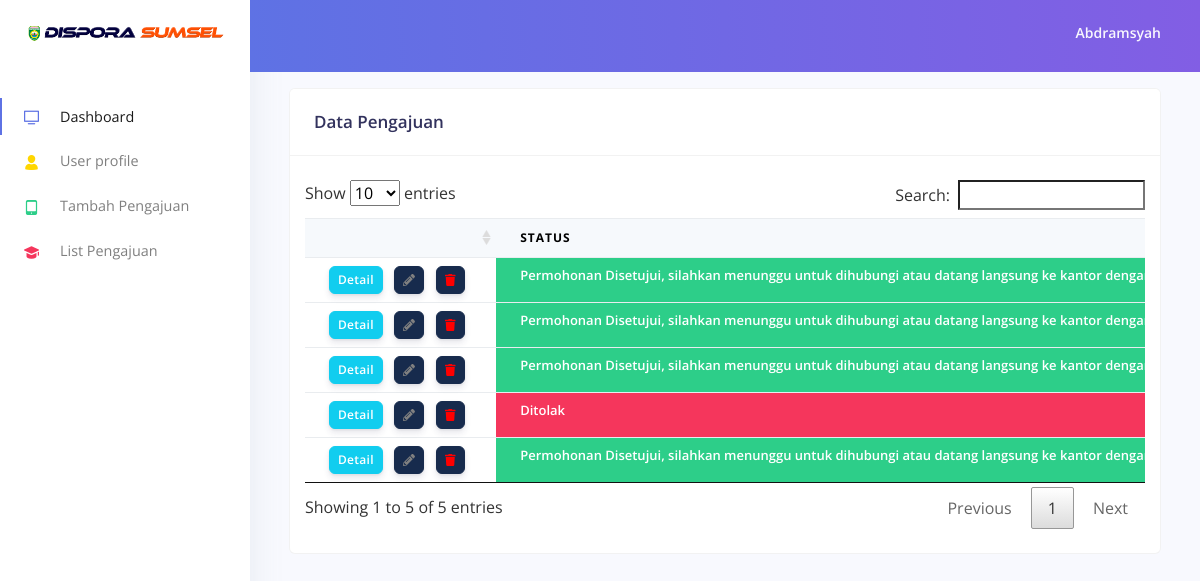
The app's page /Pemohon/index.php?p=history_request (signed in), older data.
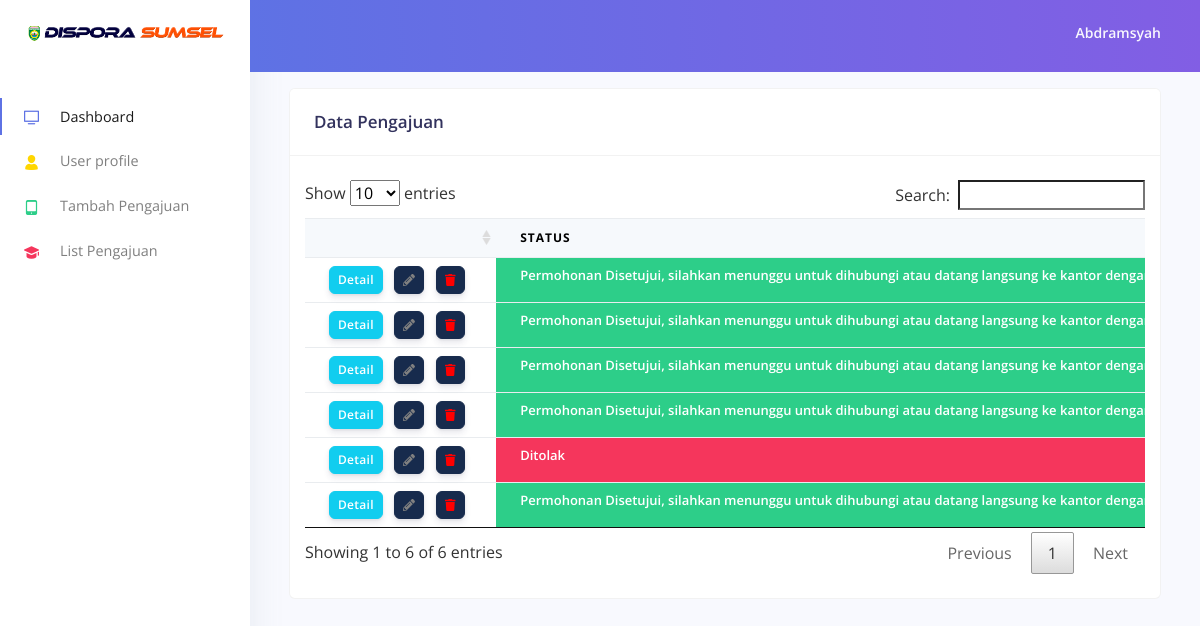
The same page, newer data.
### tables this page shows
CREATE TABLE `tb_request` (
  `no_ticket` int(11) NOT NULL,
  `tgl_req` date NOT NULL,
  `id_user` int(11) NOT NULL,
  `description` text NOT NULL,
  `attachment` text NOT NULL,
  `email` varchar(50) NOT NULL,
  `balasan` text NOT NULL,
  `v_key` text NOT NULL,
  `status` int(11) NOT NULL
);

### Pemohon/page/history_request.php (the view, shortened to what this page needs)
<div class="card">
  <div class="card-header"><h3 class="mb-0">Data Pengajuan</h3></div>
  <div class="container">
    <div class="table-responsive py-4">
      <table class="table table-flush" id="data-request">
        <thead class="thead-light">
            <tr>
                <th></th>
                <th style="width:70%">Status</th>
            </tr>
        </thead>
        <tbody>
        <?php
          $id_user = $_SESSION['id_user'];
          $sql = "SELECT * FROM tb_request
                  INNER JOIN tb_user ON tb_request.id_user = tb_user.id_user
                  WHERE tb_request.id_user = $id_user";
          $query = mysqli_query($link,$sql);
          while($hasil=mysqli_fetch_array($query)):
        ?>
          <tr>
            <td>
              <a href="#" type="button" class="btn btn-info btn-sm" data-toggle="modal" data-target="#myModal<?php echo $hasil['no_ticket']; ?>">Detail</a>
              <a href="#" type="button" class="btn btn-sm btn-default" data-toggle="modal" data-target="#modal-form<?php echo $hasil['no_ticket']; ?>">
                <i class='fas fa-pencil-alt' style="color: gray;"></i>
                </a>
                <a class="btn btn-sm btn-default" href="javascript:hapusData_request('<?=$hasil['no_ticket'];?>')">
                     <i class='fas fa-trash' style="color: red;"></i>
                </a>
            </td>
            <td class="<?php
              if ($hasil['status'] < 1) {
                echo "bg-warning text-white font-weight-bold";
               }elseif($hasil['status'] == 1){
                 echo "bg-secondary text-black font-weight-bold";
               }elseif($hasil['status'] == 2){
                 echo "bg-primary text-white font-weight-bold";
               }elseif($hasil['status'] == 3){
                 echo "bg-success text-white font-weight-bold";
               }elseif($hasil['status'] == 4){
                 echo "bg-danger text-white font-weight-bold";
               }elseif($hasil['status'] == 5){
                echo "bg-danger text-white font-weight-bold";
              }elseif($hasil['status'] == 6){
                echo "bg-danger text-white font-weight-bold";
              }else{
                echo "bg-danger text-white font-weight-bold";
              }
             ?>"><?php
             if ($hasil['status'] < 1) {
              echo "Menunggu Persetujuan Admin/TU";
              }elseif($hasil['status'] == 1){
                echo "Menunggu Persetujuan Kadin";
              }elseif($hasil['status'] == 2){
                echo "Menunggu Persetujuan Kabid";
              }elseif($hasil['status'] == 3){
                echo "Permohonan Disetujui, silahkan menunggu untuk dihubungi atau datang langsung ke kantor dengan membawa dokumen yang di kirim";
              }elseif($hasil['status'] == 4){
                echo "Ditolak Admin/TU";
              }elseif($hasil['status'] == 5){
                echo "Ditolak Kadin";
              }elseif($hasil['status'] == 6){
                echo "Ditolak Kabid";
              }else{
                echo "Ditolak";
              }
            ?></td>
          </tr>
            <?php endwhile; ?>
        </tbody>
    </table>
  </div>
  </div>
</div>

Row changes from the older to the newer data that the page shows:
added tb_request: shows "Permohonan Disetujui, silahkan menunggu untuk dihubungi atau datang langsung ke kantor…"
Text that changed along with them:
text written by a page script: "Show entries Search: Showing 1 to 5 of 5 entries Previous 1 Next" → "Show entries Search: Showing 1 to 6 of 6 entries Previous 1 Next"
